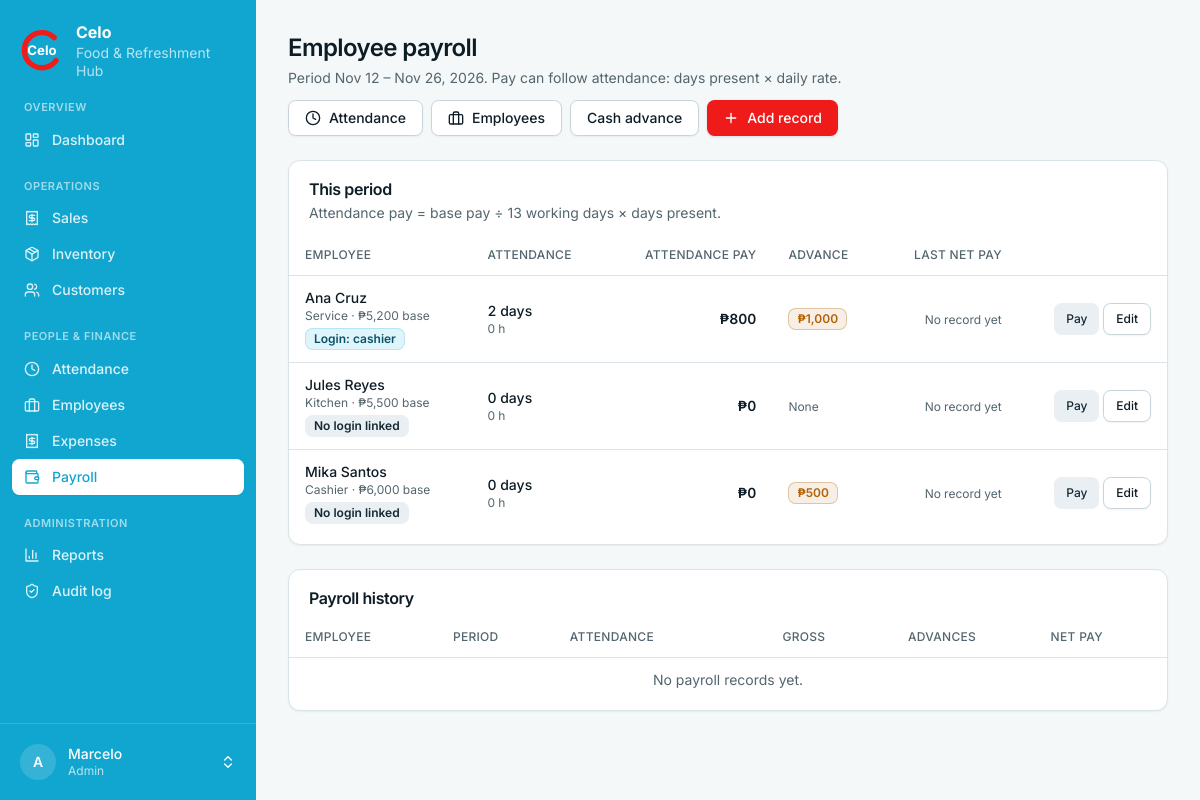
Page /finance/payroll/ (signed in) on the earlier database version.
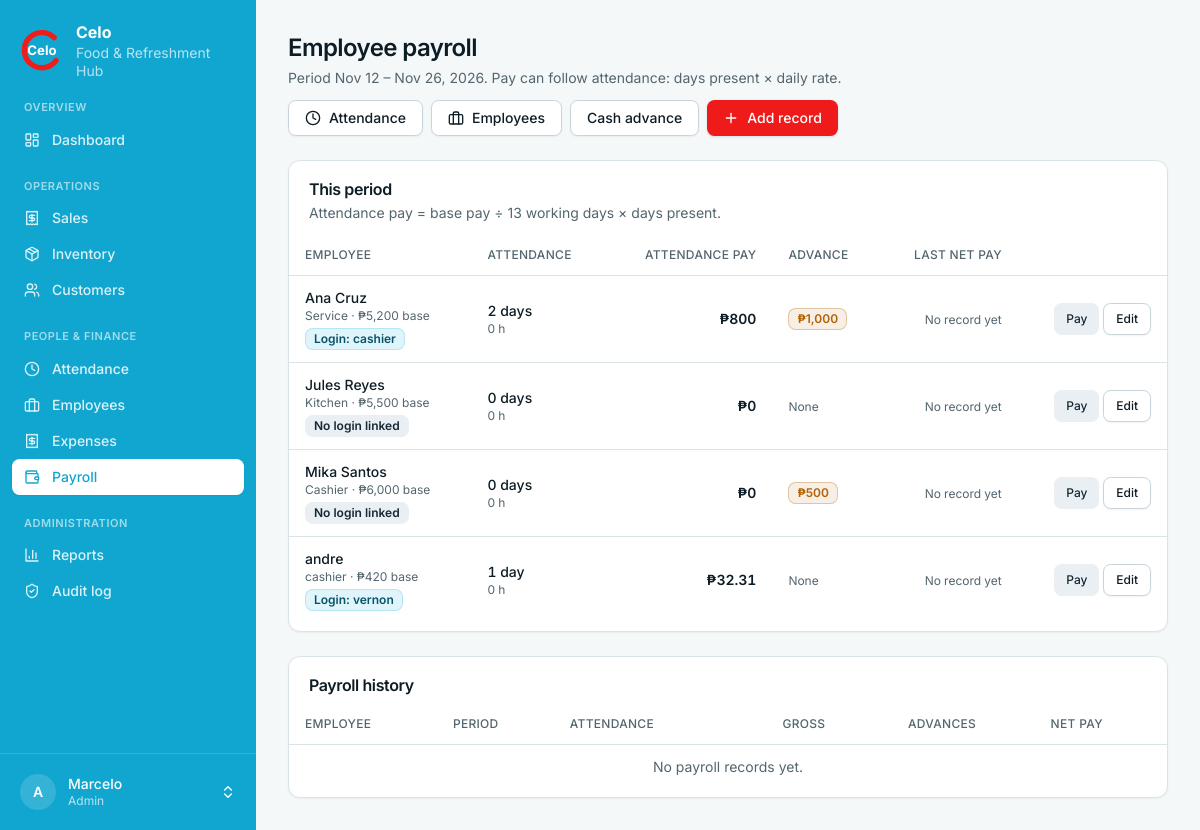
Same page on the later database version.
### finance/models.py (models this page shows, shortened)
class Employee(models.Model):
    name = models.CharField(max_length=120)
    position = models.CharField(max_length=60, blank=True)
    salary = models.DecimalField(max_digits=10, decimal_places=2, default=0,
                                 help_text="Base pay per 15-day period.")
    is_active = models.BooleanField(default=True)
    user = models.OneToOneField("accounts.User", null=True, blank=True, on_delete=models.SET_NULL,
                                help_text="Link to a login account, if they have one.")
    class Meta:
        ordering = ["name"]
    @property
    def outstanding_advance(self):
        return self.advances.filter(settled_in__isnull=True).aggregate(t=models.Sum("amount"))["t"] or Decimal("0")

### accounts/models.py (models this page shows)
class User(AbstractUser):
    class Role(models.TextChoices):
        ADMIN = "admin", "Admin"
        STAFF = "staff", "Staff"
    role = models.CharField(max_length=10, choices=Role.choices, default=Role.STAFF)
    @property
    def is_celo_admin(self):
        return self.is_superuser or self.role == self.Role.ADMIN

### finance/views.py (the view)
# urls.py: path("payroll/", views.payroll_list, name="payroll"),
@admin_required
def payroll_list(request):
    start, end = services.current_period()
    employees = Employee.objects.filter(is_active=True).prefetch_related("payroll_records").select_related("user")
    rows = []
    for emp in employees:
        rows.append({
            "emp": emp, "last": emp.payroll_records.first(), "advance": emp.outstanding_advance,
            "att": services.attendance_summary(emp, start, end),
        })
    return render(request, "finance/payroll_list.html", {
        "rows": rows, "records": PayrollRecord.objects.select_related("employee")[:30],
        "start": start, "end": end, "workdays": services.workdays_per_period(),
    })

### accounts/permissions.py (called while the page is built)
def admin_required(view):
    @login_required
    @wraps(view)
    def wrapper(request, *args, **kwargs):
        if not request.user.is_celo_admin:
            raise PermissionDenied
        return view(request, *args, **kwargs)
    return wrapper

### finance/services.py (called while the page is built)
def current_period():
    end = timezone.localdate()
    return end - timedelta(days=settings.CELO_PAYROLL_PERIOD_DAYS - 1), end

def workdays_per_period():
    return Decimal(str(getattr(settings, "CELO_WORK_DAYS_PER_PERIOD", 13)))

def daily_rate(employee):
    return (employee.salary / workdays_per_period()).quantize(Decimal("0.01"))

### templates/finance/payroll_list.html (shortened to what the changed rows need)
{% extends "base.html" %}{% load humanize %}
{% block page_title %}Employee payroll{% endblock %}
{% block content %}
<div class="space-y-6">
<section class="card">
  <div class="card-header"><h2 class="card-title">This period</h2><p class="card-description">Attendance pay = base pay ÷ {{ workdays|floatformat:"-0" }} working days × days present.</p></div>
  <div class="card-content px-0 pb-2"><div class="table-wrap"><table>
    <thead><tr><th>Employee</th><th>Attendance</th><th class="num">Attendance pay</th><th class="hidden sm:table-cell">Advance</th><th class="num">Last net pay</th><th></th></tr></thead>
    <tbody>
    {% for r in rows %}
      <tr>
        <td><div class="font-medium">{{ r.emp.name }}</div>
            <div class="text-xs text-muted-foreground">{{ r.emp.position }} · ₱{{ r.emp.salary|floatformat:"-2"|intcomma }} base</div>
            <div class="mt-1">{% if r.emp.user %}<span class="badge badge-cyan">Login: {{ r.emp.user.username }}</span>{% else %}<span class="badge badge-muted">No login linked</span>{% endif %}</div></td>
        <td><div class="font-medium tabular-nums">{{ r.att.days }} day{{ r.att.days|pluralize }}</div>
            <div class="text-xs text-muted-foreground">{{ r.att.hours|floatformat:"-2" }} h{% if r.att.incomplete %} · <span class="font-medium text-warning">{{ r.att.incomplete }} no time-out</span>{% endif %}</div></td>
        <td class="num font-semibold">₱{{ r.att.estimate|floatformat:"-2"|intcomma }}</td>
        <td class="hidden sm:table-cell">{% if r.advance %}<span class="badge badge-amber">₱{{ r.advance|floatformat:"-2"|intcomma }}</span>{% else %}<span class="text-xs text-muted-foreground">None</span>{% endif %}</td>
        <td class="num">{% if r.last %}<div class="font-semibold">₱{{ r.last.net_pay|floatformat:"-2"|intcomma }}</div><div class="text-xs text-muted-foreground">{{ r.last.created_at|date:"M d" }}</div>{% else %}<span class="text-xs text-muted-foreground">No record yet</span>{% endif %}</td>
        <td class="num whitespace-nowrap"><a class="btn btn-secondary btn-sm" href="{% url 'finance:payroll_new' %}?employee={{ r.emp.pk }}">Pay</a>
          <a class="btn btn-outline btn-sm" href="{% url 'finance:employee_edit' r.emp.pk %}">Edit</a></td>
      </tr>
    {% empty %}<tr><td colspan="6" class="py-10 text-center text-muted-foreground">No active employees yet. <a class="underline" href="{% url 'finance:employee_new' %}">Add one</a>.</td></tr>{% endfor %}
    </tbody>
  </table></div></div>
</section>
<section class="card">
  <div class="card-header"><h2 class="card-title">Payroll history</h2></div>
  <div class="card-content px-0 pb-2"><div class="table-wrap"><table>
    <thead><tr><th>Employee</th><th>Period</th><th>Attendance</th><th class="num">Gross</th><th class="num">Advances</th><th class="num">Net pay</th><th></th></tr></thead>
  </table></div></div>
</section>
</div>
{% endblock %}

### templates/base.html (shortened to what this page needs)
{% load celo_ui %}<!doctype html>
<html lang="en" class="h-full">
<head>
  {% include "partials/tailwind.html" %}
</head>
<body class="min-h-full bg-background font-sans text-foreground antialiased">
<div class="min-h-screen {% if user.is_authenticated %}md:grid md:grid-cols-[16rem_minmax(0,1fr)]{% endif %}">
{% if user.is_authenticated %}
  {% nav_items as groups %}
  <aside id="sidebar" class="fixed inset-y-0 left-0 z-40 flex w-64 -translate-x-full flex-col bg-brand-dark text-white transition-transform duration-200 md:sticky md:top-0 md:h-screen md:translate-x-0 print:hidden">
    <a href="{% url 'dashboard:home' %}" class="flex items-center gap-3 px-5 py-5" aria-label="Celo home">
      <svg viewBox="0 0 100 100" class="h-11 w-11 shrink-0" role="img" aria-label="Celo logo">
        <text x="50" y="62" text-anchor="middle" font-size="30" font-weight="700" fill="#fff" font-family="Inter, system-ui, sans-serif">Celo</text>
      </svg>
      <span class="text-sm leading-tight"><strong class="block text-base">Celo</strong><span class="text-white/70">Food &amp; Refreshment Hub</span></span>
    </a>
    <nav class="flex-1 space-y-5 overflow-y-auto px-3 pb-4" aria-label="Main">
      {% for g in groups %}
        <div>
          <p class="px-3 pb-1.5 text-[11px] font-semibold uppercase tracking-wider text-white/60">{{ g.label }}</p>
          {% for i in g.items %}
            <a href="{{ i.href }}" {% if i.active %}aria-current="page"{% endif %}
               class="flex items-center gap-3 rounded-md px-3 py-2 text-sm font-medium transition-colors {% if i.active %}bg-white text-brand-dark shadow-sm{% else %}text-white/85 hover:bg-white/10 hover:text-white{% endif %}">
              {% include "partials/icon.html" with name=i.icon %}{{ i.label }}
            </a>
          {% endfor %}
        </div>
      {% endfor %}
    </nav>
    <div class="relative border-t border-white/15 p-3">
      <button type="button" id="profile-btn" aria-haspopup="menu" aria-expanded="false" aria-controls="profile-menu"
              class="flex w-full items-center gap-3 rounded-md px-2 py-2 text-left transition-colors hover:bg-white/10 {% if request.resolver_match.app_name == 'accounts' %}bg-white/10{% endif %}">
        <span class="grid h-9 w-9 shrink-0 place-items-center rounded-full bg-white/15 text-sm font-semibold">{{ user.username|slice:":1"|upper }}</span>
        <span class="min-w-0 flex-1 text-sm leading-tight"><span class="block truncate font-medium">{{ user.get_full_name|default:user.username }}</span><span class="block text-xs text-white/70">{{ user.get_role_display }}</span></span>
      </button>
    </div>
  </aside>
{% endif %}
  <div class="min-w-0">
    <main class="mx-auto w-full max-w-6xl p-4 sm:p-6 lg:p-8">
      {% block header %}
        <div class="mb-6 flex flex-wrap items-end justify-between gap-3 print:hidden">
          <div>
            <h1 class="text-2xl font-semibold tracking-tight">{% block page_title %}{% endblock %}</h1>
            <p class="mt-1 text-sm text-muted-foreground">{% block page_desc %}{% endblock %}</p>
          </div>
          <div class="flex flex-wrap items-center gap-2">{% block actions %}{% endblock %}</div>
        </div>
      {% endblock %}
      {% block content %}{% endblock %}
    </main>
  </div>
</div>
</body>
</html>

Differences in the rows shown:
added Employee: emp.name "andre", emp.position "cashier", emp.salary "420", emp.user.username "vernon", att.days "1", att.hours "0", att.estimate "32.31", shows "None"
